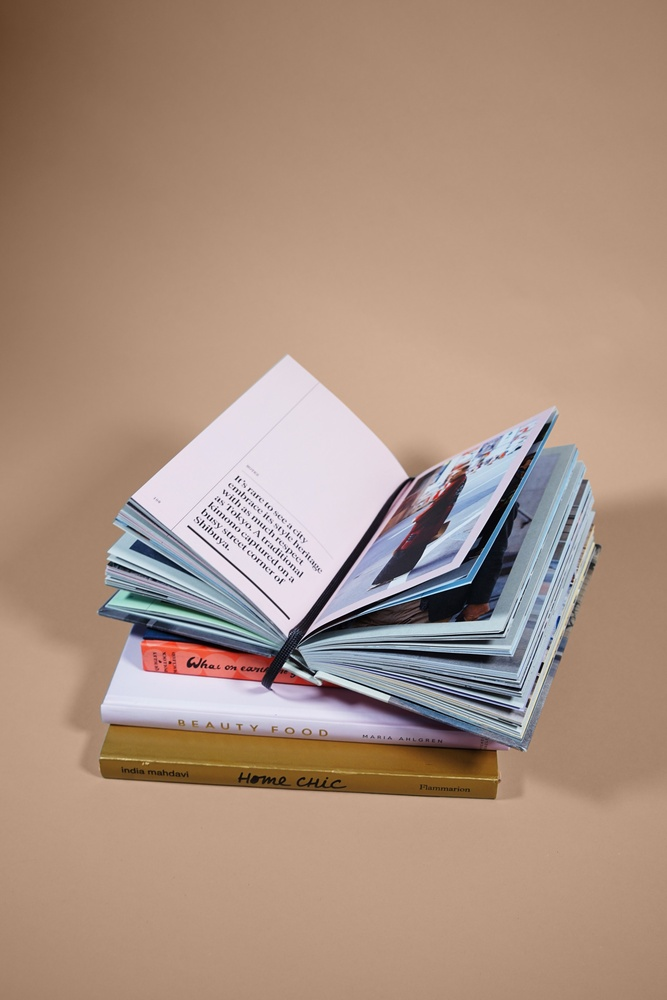
//> input picture data/1.jpg, 667 x 1000 px, shrunk from 2730 x 4096 before the run, given in place of , which was not available
$ ./demo2_6 ../data/1.jpg   (built with g++ and OpenCV 4)
//> lines starting //> are read from the running program, lines starting //| are printed output that depends on the picture; after the words box and inside, x2 and y2 are one past the last pixel; in counts of white or black regions, pixels touching at a corner belong together; pictures that were not available may be replaced by others from this repository, and a replacement may not be noted
//
// Created by xiang on 2019/10/10.
//
/*
 * 光流程序
 * 加入outlier去除
 * 加入grid,grid划分版本2
 * 加入补点操作
 * 更改为Shi-Tomasi角点
 */

#include <iostream>
#include <fstream>
#include <opencv2/highgui/highgui.hpp>
#include <opencv2/imgproc/imgproc.hpp>
#include <opencv2/features2d/features2d.hpp>
#include <opencv2/video/video.hpp>
#include <opencv2/calib3d/calib3d.hpp>
using namespace std;

const int MAXCONER = 200;//最大角点数
int grid = 100;//grid的size
int num_point = 5;//每个grid的点数

cv::Mat this_image, prev_image;//图片信息
cv::Mat fast_image;
vector<cv::Point2f> points_prev, points_this;//存储采集到的角点,上一帧、当前帧
cv::TermCriteria termCriteria(cv::TermCriteria::MAX_ITER|cv::TermCriteria::EPS,20,0.03);//停止迭代标准
double F_THRESHOLD = 1.0;

//用于定义点排序
bool compare(cv::KeyPoint a,cv::KeyPoint b){
    return a.response > b.response;
}
//对传入的图片提取角点
void getPoints(cv::Mat image,vector<cv::Point2f> &points,cv::InputArray mask=cv::noArray(),int maxConer= -1){
    vector<cv::KeyPoint> points_Fast; //暂时存储提取的点
    //GFTT检测器
    cv::Ptr<cv::GFTTDetector> ShiDetector = cv::GFTTDetector::create(100, 0.01,30,3, false,0.04);
    ShiDetector -> detect(image, points_Fast, mask);
    //按照响应值降序排序
    sort(points_Fast.begin(),points_Fast.end(),compare);

    /*决定导入点的数量
     * maxConer > 0,按照maxConer导入
     * maxConer = 0,不导入
     * maxConer < 0,无限制
     */

    if (maxConer > 0){
        for (int i = 0; i < maxConer && i< points_Fast.size(); ++i) {
            points.push_back(points_Fast[i].pt);
        }
    }
    if (maxConer < 0){
        for (auto kp:points_Fast)
            points.push_back(kp.pt);
    }

}
//对传入的图片提取角点,重载，KeyPoint版
void getPoints(cv::Mat image,vector<cv::KeyPoint> &points,cv::InputArray mask=cv::noArray(),int maxConer= -1){
    vector<cv::KeyPoint> points_Fast; //暂时存储提取的点
    //GFTT检测器
    cv::Ptr<cv::GFTTDetector> ShiDetector = cv::GFTTDetector::create(100, 0.01,30,3, false,0.04);
    ShiDetector -> detect(image, points_Fast, mask);
    //按照响应值降序排序
    sort(points_Fast.begin(),points_Fast.end(),compare);

    /*决定导入点的数量
     * maxConer > 0,按照maxConer导入
     * maxConer = 0,不导入
     * maxConer < 0,无限制
     */

    if (maxConer > 0){
        for (int i = 0; i < maxConer; ++i) {
            points.push_back(points_Fast[i]);
        }
    }
    if (maxConer < 0){
        for (auto kp:points_Fast)
            points.push_back(kp);
    }

}
//按照grid提取角点
void getPoints_grid(cv::Mat image, int grid_size,int num_point_grid, vector<cv::Point2f> &points){
    int width = image.cols;
    int height = image.rows;
    int n = width / grid_size; // 一行的grid数；
    int m = height / grid_size; // 一列的grid数
    //每个grid检测
    for (int i = 0; i < n; ++i) {
        for (int j = 0; j < m; ++j) {
            cv::Mat mask = cv::Mat::zeros(image.size(),CV_8UC1);
            //每块grid检测，并选出最佳5个
            mask.colRange(grid_size*i,grid_size*(i+1)).rowRange(grid_size*j,grid_size*(j+1)).setTo(255);
            getPoints(image,points,mask,num_point_grid);
        }
    }
    //grid之外的边缘区域,列边缘，行边缘
    for (int k = 0; k < n; ++k) {
        cv::Mat mask = cv::Mat::zeros(image.size(),CV_8UC1);
        mask.colRange(grid_size*k ,grid_size*(k+1)).rowRange(grid_size*m,height).setTo(255);
        getPoints(image,points,mask,num_point_grid);
    }
    for (int l = 0; l < m; ++l) {
        cv::Mat mask = cv::Mat::zeros(image.size(),CV_8UC1);
        mask.colRange(grid_size*n ,width).rowRange(grid_size*l,grid_size*(l+1)).setTo(255);
        getPoints(image,points,mask,num_point_grid);
    }

    cv::Mat mask = cv::Mat::zeros(image.size(),CV_8UC1);
    mask.colRange(grid_size*n ,width).rowRange(grid_size*m,height).setTo(255);
    getPoints(image,points,mask,num_point_grid);
}
//按照grid提取角点,重载,加入总点数限制
void getPoints_grid(cv::Mat image, int grid_size,int num_point_grid, vector<cv::Point2f> &points, int maxConer){
    int width = image.cols;
    int height = image.rows;
    int n = width / grid_size; // 一行的grid数；
    int m = height / grid_size; // 一列的grid数
    vector<cv::KeyPoint> points_temp;
    //每个grid检测
    for (int i = 0; i < n; ++i) {
        for (int j = 0; j < m; ++j) {
            cv::Mat mask = cv::Mat::zeros(image.size(),CV_8UC1);
            //每块grid检测，并选出最佳5个
            mask.colRange(grid_size*i,grid_size*(i+1)).rowRange(grid_size*j,grid_size*(j+1)).setTo(255);
            getPoints(image,points_temp,mask,num_point_grid);
        }
    }
    //grid之外的边缘区域,列边缘，行边缘
    for (int k = 0; k < n; ++k) {
        cv::Mat mask = cv::Mat::zeros(image.size(),CV_8UC1);
        mask.colRange(grid_size*k ,grid_size*(k+1)).rowRange(grid_size*m,height).setTo(255);
        getPoints(image,points_temp,mask,num_point_grid);
    }
    for (int l = 0; l < m; ++l) {
        cv::Mat mask = cv::Mat::zeros(image.size(),CV_8UC1);
        mask.colRange(grid_size*n ,width).rowRange(grid_size*l,grid_size*(l+1)).setTo(255);
        getPoints(image,points_temp,mask,num_point_grid);
    }

    cv::Mat mask = cv::Mat::zeros(image.size(),CV_8UC1);
    mask.colRange(grid_size*n ,width).rowRange(grid_size*m,height).setTo(255);
    getPoints(image,points_temp,mask,num_point_grid);

    sort(points_temp.begin(),points_temp.end(),compare);
    if (maxConer > 0){
        for (int i = 0; i<maxConer && i<points_temp.size(); ++i) {
            points.push_back(points_temp[i].pt);
        }
    }
    if (maxConer < 0){
        for (auto kp:points_temp)
            points.push_back(kp.pt);
    }

}
//画出grid
void drawGrid(cv::Mat &image, int grid_size){
    int width = image.cols;
    int height = image.rows;
    int n = width / grid_size; // 一行的grid数；
    int m = height / grid_size; // 一列的grid数
    //画出grid线条
    for (int i = 1; i <= n; ++i) {
        cv::line(image,cv::Point2f(grid_size*i,0),cv::Point2f(grid_size*i,height),cv::Scalar(255,255,255));
    }

    for (int i = 1; i <= m; ++i) {
        cv::line(image,cv::Point2f(0,grid_size*i),cv::Point2f(width,grid_size*i),cv::Scalar(255,255,255));
    }
}
//去除追踪失败的点
void reducePoints(vector<cv::Point2f> &v, vector<uchar> status)
{
    int j = 0;
    for (int i = 0; i < int(v.size()); i++)
        if (status[i])
            v[j++] = v[i];
    v.resize(j);
}
//画出轨迹
void drawTrace(vector<cv::Point2f> &points1,vector<cv::Point2f> &points2,cv::Mat image){
    if(points1.size() != points2.size()) cout<<"wrong point number,can't draw trace"<<endl;
    else
        for (int i = 0; i < points1.size(); ++i) {
            cv::line(image, points1[i], points2[i], cv::Scalar(255, 255, 255), 2, 8);
            cv::circle(image, points2[i], 3, cv::Scalar(0, 255, 0), -1, 8);//画出点
        }
}
//去除outlier
void rejectWithF(vector<cv::Point2f> &points1,vector<cv::Point2f> &points2){
    vector<uchar> status;
    if(points2.size() >= 8){
        cv::findFundamentalMat(points1,points2,cv::FM_RANSAC,F_THRESHOLD,0.99,status);
        reducePoints(points1,status);
        reducePoints(points2,status);

    }
}


int main(int argc, char** argv){
    if(argc != 2){
        cout<<"wrong input\nusage: grid path_to_dataset"<<endl;
        return 1 ;
    }

    //一些必要的数据
    cv::namedWindow("Fast",cv::WINDOW_AUTOSIZE);//创建一个显示窗口

    string dataset_path = argv[1];
    string dataset = dataset_path + "/file.txt";
    bool isfrist = true;
    int num = 0;
    ifstream fin(dataset);//读取数据集文件


    ///读取数据并进行处理
    while(true){
        string picture_file;//存储当前图片地址

        fin >> picture_file;
        if (fin.eof())   break;

        this_image = cv::imread(picture_file);
//> this_image is the input picture: 1000 rows x 667 cols, CV_8UC3; mean B, G, R 128.9, 145.3, 171
        this_image.copyTo(fast_image);
        cv::cvtColor(this_image, this_image, cv::COLOR_BGR2GRAY);
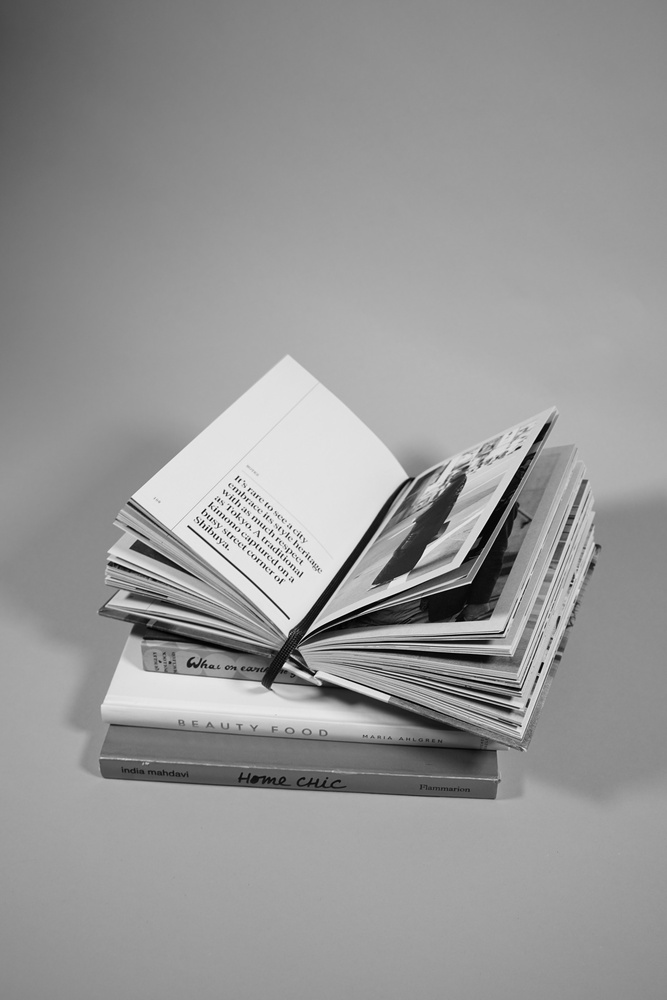
//> this_image: 1000 rows x 667 cols, CV_8UC1; min 0, max 253, mean 151.1


        //第一帧提取角点
        if (isfrist){
            double start_frist = cv::getTickCount();
            getPoints_grid(this_image,grid,num_point,points_this);
//> after the loop in getPoints_grid, `for (int i = 0; i < n; ++i)`: points = 278 Points (x, y), first 12: [1, 12], [72, 82], [33, 33], [31, 72], [59, 3], [34, 142], [68, 198], [30, 184], [20, 109], [2, 151], [18, 232], [96, 213]
//> the loop in getPoints_grid, `for (int l = 0; l < m; ++l)` made 10 passes
//> pass 1, in getPoints_grid, `getPoints(image,points,mask,num_point_grid);`:
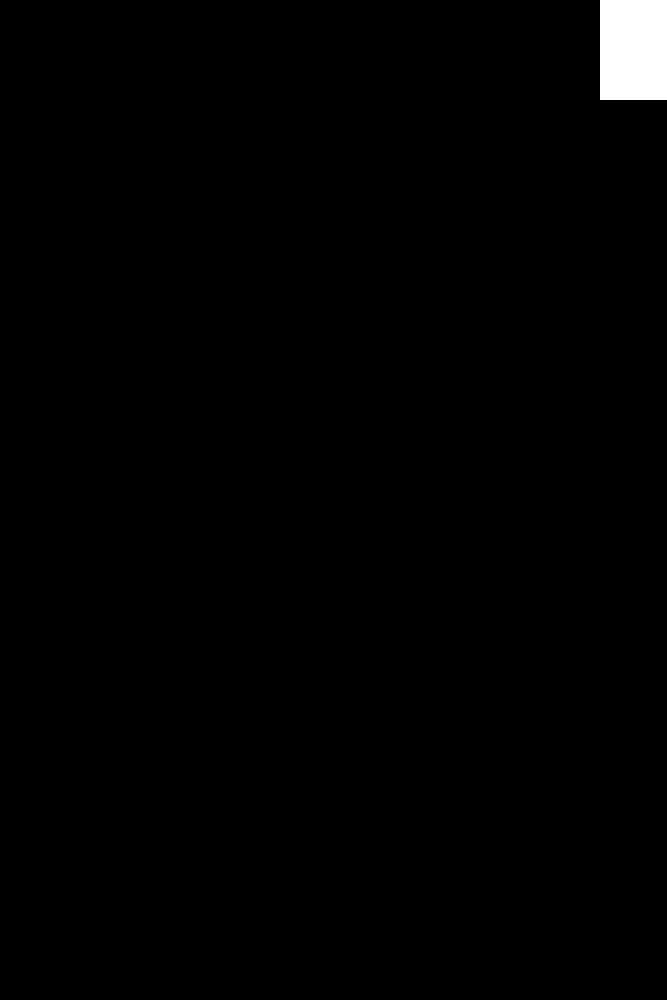
//> mask: 1000 rows x 667 cols, CV_8UC1; 1% white; 1 white region, box (x1, y1, x2, y2) and area: (600, 0, 667, 100) 6700
//> pass 2, in getPoints_grid, `getPoints(image,points,mask,num_point_grid);`:
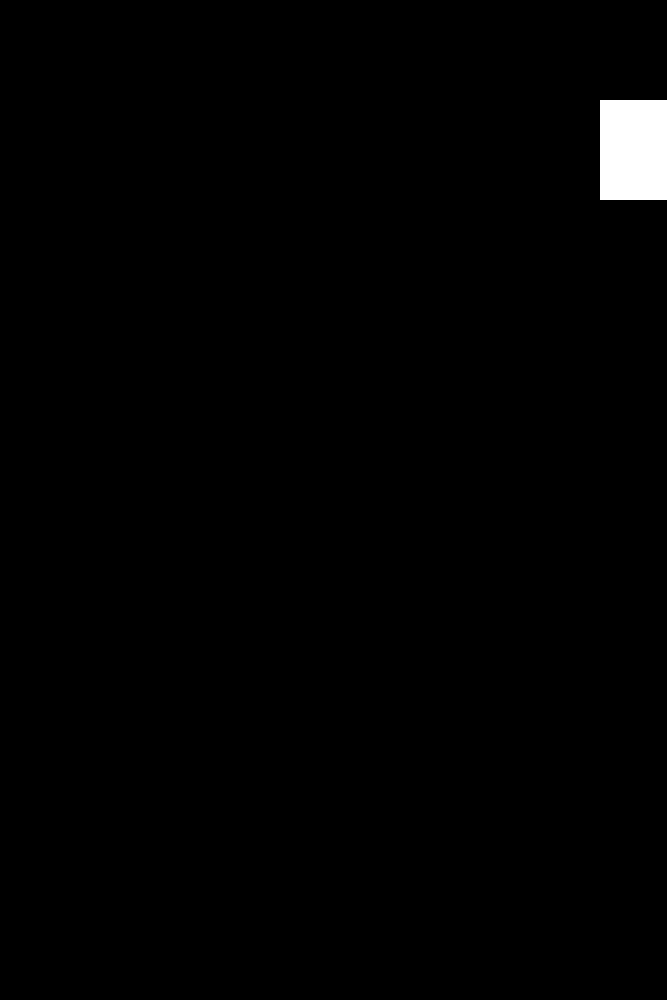
//> mask: 1000 rows x 667 cols, CV_8UC1; 1% white; 1 white region, box (x1, y1, x2, y2) and area: (600, 100, 667, 200) 6700
//> pass 3, in getPoints_grid, `getPoints(image,points,mask,num_point_grid);`:
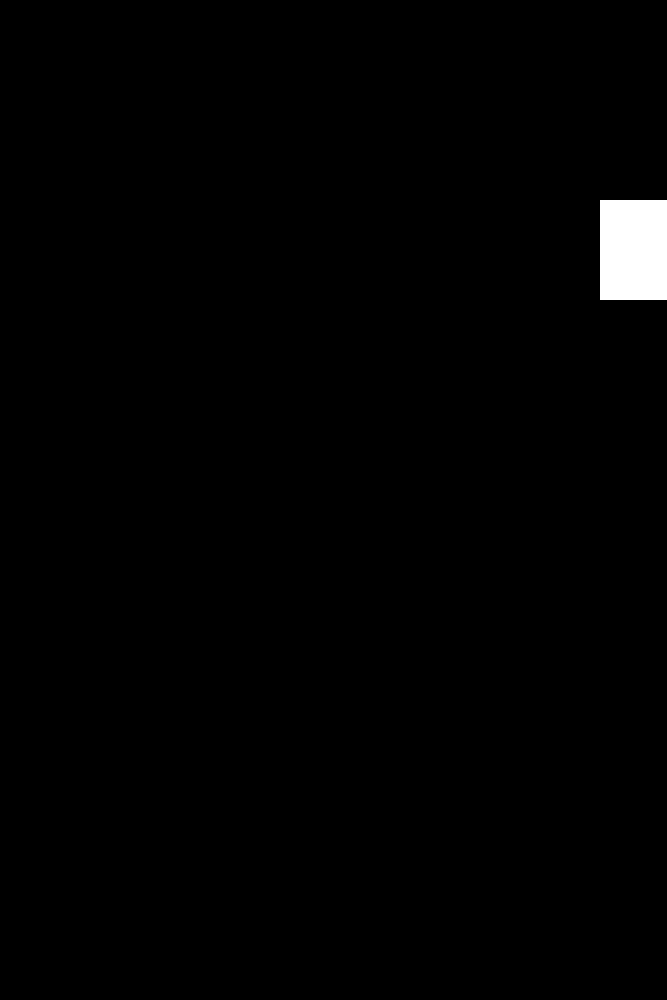
//> mask: 1000 rows x 667 cols, CV_8UC1; 1% white; 1 white region, box (x1, y1, x2, y2) and area: (600, 200, 667, 300) 6700
//> points_this = 323 Points (x, y), first 12: [1, 12], [72, 82], [33, 33], [31, 72], [59, 3], [34, 142], [68, 198], [30, 184], [20, 109], [2, 151], [18, 232], [96, 213]
            double time_frsit = (cv::getTickCount() - start_frist) / (double)cv::getTickFrequency();
            cout<<"time for frist image: "<<time_frsit<<endl;
            drawGrid(fast_image,grid);
//> in drawGrid, `int n = width / grid_size;`: n = 6
//> in drawGrid, `int m = height / grid_size;`: m = 10
//> the loop in drawGrid, `for (int i = 1; i <= n; ++i)` made 6 passes
//> after the loop in drawGrid, `for (int i = 1; i <= n; ++i)`:
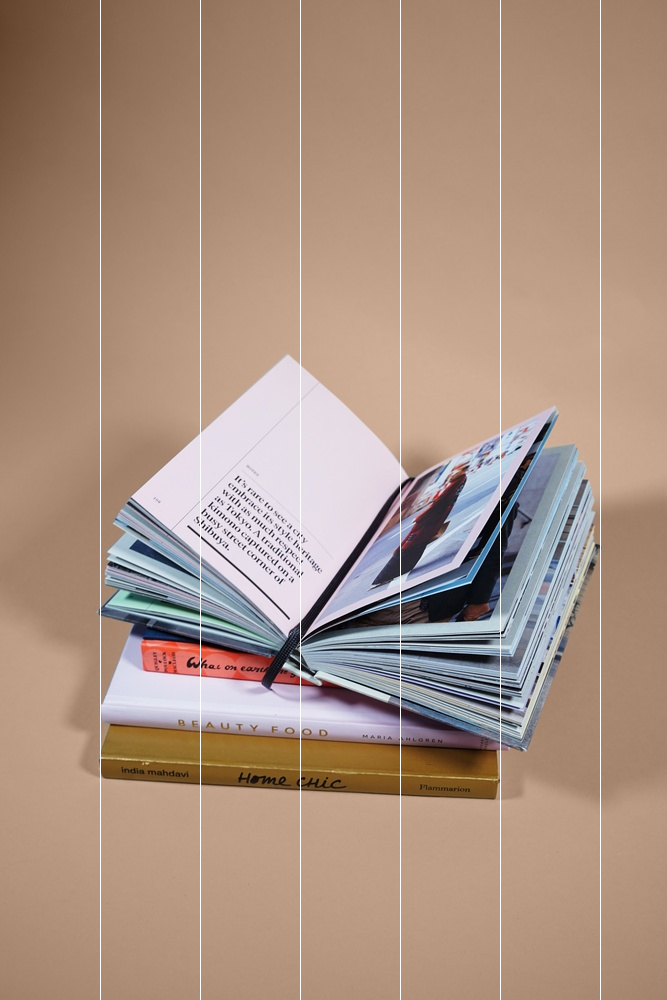
//> image: 1000 rows x 667 cols, CV_8UC3; 0.9% of pixels changed, all inside (x1, y1, x2, y2) = (100, 0, 601, 1000)
//> the loop in drawGrid, `for (int i = 1; i <= m; ++i)` made 10 passes
//> after the loop in drawGrid, `for (int i = 1; i <= m; ++i)`:
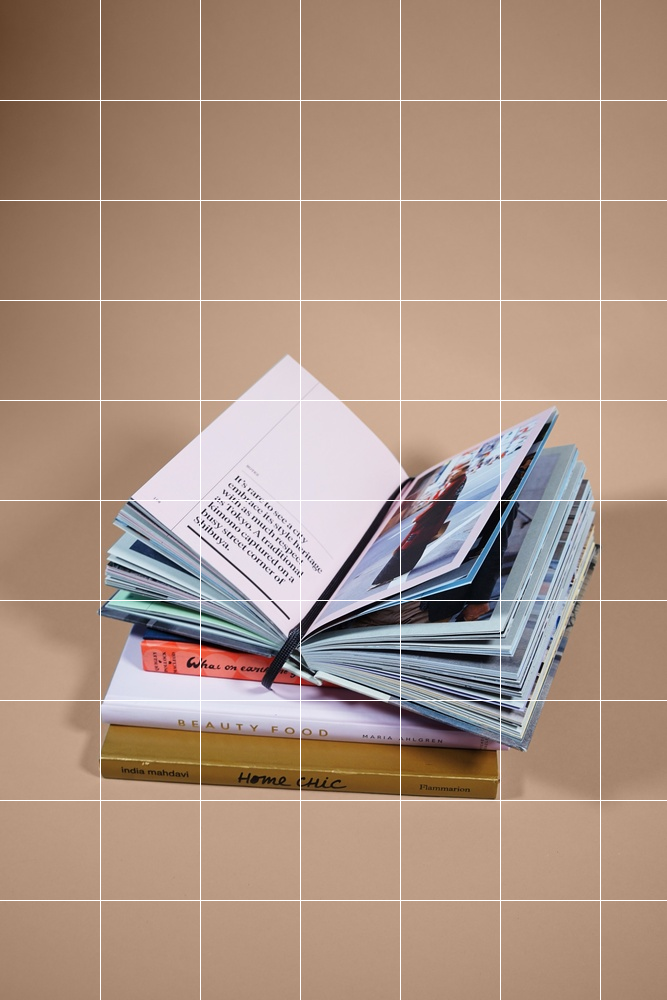
//> image: 1000 rows x 667 cols, CV_8UC3; 0.89% of pixels changed, all inside (x1, y1, x2, y2) = (0, 100, 667, 901)

            //在当前帧上画出角点
            for (int i = 0; i < points_this.size(); ++i) {
                cv::circle(fast_image,points_this[i],3,cv::Scalar(0,255,0),-1,8);//画出点
            }
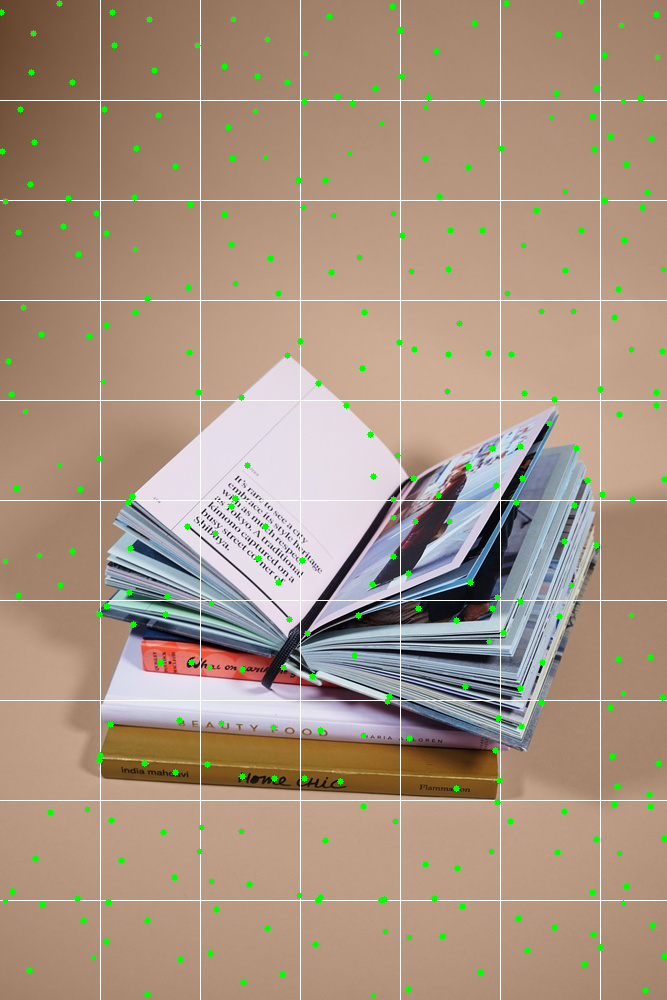
//> fast_image: 1000 rows x 667 cols, CV_8UC3; 1.4% of pixels changed, all inside (x1, y1, x2, y2) = (0, 0, 667, 999)
            //亚像素角点精确化
            cv::cornerSubPix(this_image,points_this,cv::Size(10,10),cv::Size(-1,-1),termCriteria);
//> points_this = 323 Points (x, y), first 12: [7.38, 14.75], [77.22, 80.36], [36.53, 27.73], [30.44, 79.01], [66.9, 12.16], [35.08, 134.7], [66.08, 191], [26.79, 176.4], [13.68, 109], [8.34, 155.4], [20.58, 236.1], [101.9, 207.4]
            isfrist = false;
        }
            //后续进行光流追踪
        else{
            vector<uchar > status_Fast;
            vector<float > err_Fast;
            double start_flow = cv::getTickCount();
            cv::calcOpticalFlowPyrLK(prev_image,this_image,points_prev,points_this,status_Fast,err_Fast,cv::Size(21,21),3,termCriteria,0,0.001);
            double time_flow = (cv::getTickCount() - start_flow) / cv::getTickFrequency();
            cout << "time for flow" << time_flow<<endl;
            reducePoints(points_this,status_Fast);
            reducePoints(points_prev,status_Fast);
            rejectWithF(points_prev,points_this);//去除outlier

            //补点操作
            int num_add = MAXCONER - points_this.size();
            if(num_add > 0){
                double start_add = cv::getTickCount();
                getPoints_grid(this_image,grid,num_point,points_this,num_add);
                double time_add = (cv::getTickCount() - start_add) / cv::getTickFrequency();
                cout <<"time for add point: "<< time_add<<endl;
            }

            if(points_this.size() == 0) {
                cout<<"all points are loss"<<endl;
                return 0;
            }
            //绘制点
            for (int i = 0; i < points_this.size(); ++i) {
                cv::circle(fast_image, points_this[i], 3, cv::Scalar(0, 255, 0), -1, 8);//画出点
            }
            //drawTrace(points_prev,points_this,fast_image);

        }


        cout<<"num of points of Fast : "<<points_this.size()<<endl;
//| num of points of Fast : 323
        cv::imshow("Fast",fast_image);

        //进行帧迭代
        swap(points_this,points_prev);
//> points_prev has the same summary as points_this
        swap(this_image,prev_image)  ;
        num++;
        cout<<"num of image:"<<num<<endl;
        cv::waitKey(-1);
    }
    return 0;
}
